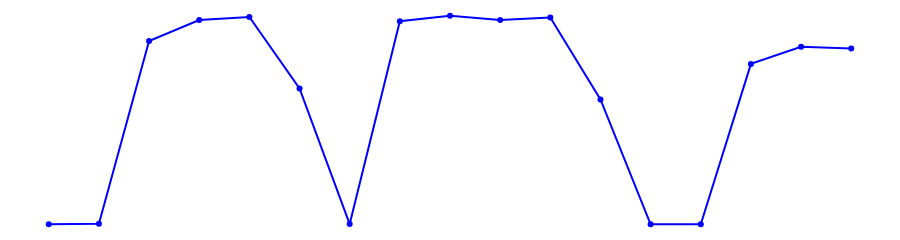
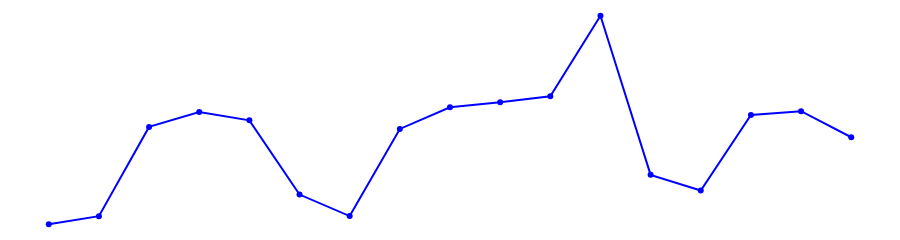
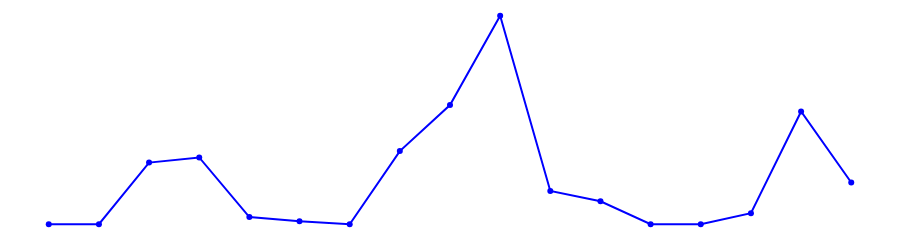

The notebook cell these images were saved under, in order:
### Markdown cell above
# Gráfico de linhas

### Code cell
def line_graph(df: pd.DataFrame, indicator: str):
    # Converter 'data_registro' para datetime e criar uma nova coluna 'data_turno'
    df["data_registro"] = pd.to_datetime(df["data_registro"])
    df["data_turno"] = df["data_registro"].dt.strftime("%Y-%m-%d")

    # Agrupar por 'data_turno' e 'turno' e calcular a média da eficiência
    df_grouped = df.groupby(["data_turno"])[indicator].mean().reset_index()

    # Multiplicar a eficiência por 100 para converter para porcentagem
    df_grouped[indicator] = df_grouped[indicator] * 100

    # Criar o gráfico
    fig = go.Figure(
        go.Scatter(
            x=df_grouped["data_turno"],
            y=df_grouped[indicator],
            mode="lines+markers",
            line=dict(color="blue"),
            marker=dict(color="blue"),
            hovertemplate="<i>Dia</i>: %{x}"
            + "<br><b>Porcentagem</b>: %{y:.1f}<br>",
            hoverinfo="skip",
        )
    )

    fig.update_layout(
        showlegend=False,
        plot_bgcolor="white",
        xaxis=dict(showticklabels=False),  # Esconde os valores do eixo x
        yaxis=dict(showticklabels=False),
        margin=dict(t=0, b=0, l=0, r=0),
        # height=None, # removido apenas para visualização no jupyter
        # autosize=True, # removido apenas para visualização no jupyter
        height=200,  # apenas para visualização no jupyter
    )

    fig.show()


line_graph(df_eff, "eficiencia")
line_graph(df_perf, "performance")
line_graph(df_reparos, "reparo")

### Figure 1 — Plotly figure (JSON) as saved in the notebook; plotly's stock layout.template omitted (floating-point values rounded to 4 significant figures)
{"data": [{"hoverinfo": "skip", "hovertemplate": "<i>Dia</i>: %{x}<br><b>Porcentagem</b>: %{y:.1f}<br>", "line": {"color": "blue"}, "marker": {"color": "blue"}, "mode": "lines+markers", "type": "scatter", "x": ["2024-01-01", "2024-01-02", "2024-01-03", "2024-01-04", "2024-01-05", "2024-01-06", "2024-01-07", "2024-01-08", "2024-01-09", "2024-01-10", "2024-01-11", "2024-01-12", "2024-01-13", "2024-01-14", "2024-01-15", "2024-01-16", "2024-01-17"], "y": [0, 0.09687, 46.65, 52.04, 52.78, 34.6, 0.05522, 51.71, 53.11, 52.03, 52.68, 31.79, 0, 0.003744, 40.85, 45.2, 44.8]}], "layout": {"height": 200, "margin": {"b": 0, "l": 0, "r": 0, "t": 0}, "plot_bgcolor": "white", "showlegend": false, "xaxis": {"showticklabels": false}, "yaxis": {"showticklabels": false}}}

### Figure 2 — Plotly figure (JSON) as saved in the notebook; plotly's stock layout.template omitted (floating-point values rounded to 4 significant figures)
{"data": [{"hoverinfo": "skip", "hovertemplate": "<i>Dia</i>: %{x}<br><b>Porcentagem</b>: %{y:.1f}<br>", "line": {"color": "blue"}, "marker": {"color": "blue"}, "mode": "lines+markers", "type": "scatter", "x": ["2024-01-01", "2024-01-02", "2024-01-03", "2024-01-04", "2024-01-05", "2024-01-06", "2024-01-07", "2024-01-08", "2024-01-09", "2024-01-10", "2024-01-11", "2024-01-12", "2024-01-13", "2024-01-14", "2024-01-15", "2024-01-16", "2024-01-17"], "y": [0, 2.312, 27.78, 32.05, 29.65, 8.474, 2.331, 27.2, 33.4, 34.8, 36.52, 59.5, 14.09, 9.643, 31.18, 32.26, 24.83]}], "layout": {"height": 200, "margin": {"b": 0, "l": 0, "r": 0, "t": 0}, "plot_bgcolor": "white", "showlegend": false, "xaxis": {"showticklabels": false}, "yaxis": {"showticklabels": false}}}

### Figure 3 — Plotly figure (JSON) as saved in the notebook; plotly's stock layout.template omitted (floating-point values rounded to 4 significant figures)
{"data": [{"hoverinfo": "skip", "hovertemplate": "<i>Dia</i>: %{x}<br><b>Porcentagem</b>: %{y:.1f}<br>", "line": {"color": "blue"}, "marker": {"color": "blue"}, "mode": "lines+markers", "type": "scatter", "x": ["2024-01-01", "2024-01-02", "2024-01-03", "2024-01-04", "2024-01-05", "2024-01-06", "2024-01-07", "2024-01-08", "2024-01-09", "2024-01-10", "2024-01-11", "2024-01-12", "2024-01-13", "2024-01-14", "2024-01-15", "2024-01-16", "2024-01-17"], "y": [0, 0, 2.55, 2.764, 0.2976, 0.119, 0, 3.026, 4.931, 8.626, 1.379, 0.9524, 0, 0, 0.4573, 4.667, 1.726]}], "layout": {"height": 200, "margin": {"b": 0, "l": 0, "r": 0, "t": 0}, "plot_bgcolor": "white", "showlegend": false, "xaxis": {"showticklabels": false}, "yaxis": {"showticklabels": false}}}
